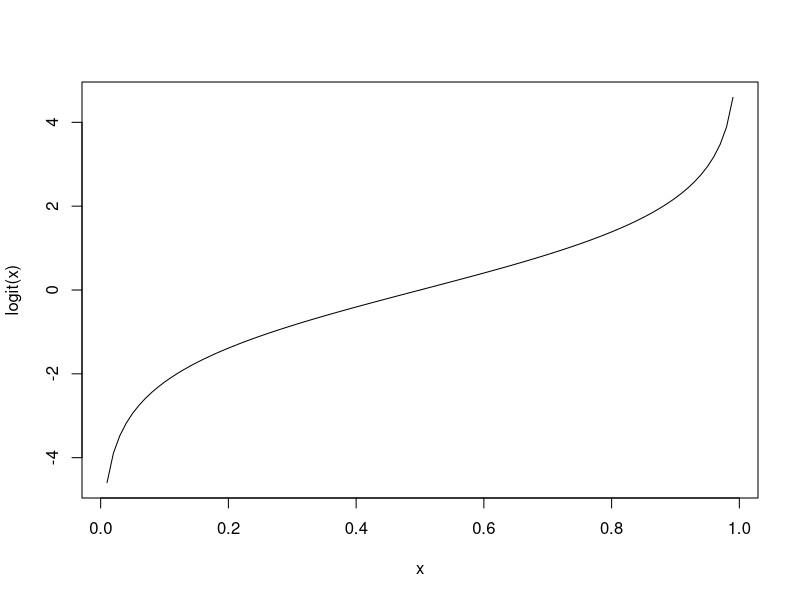
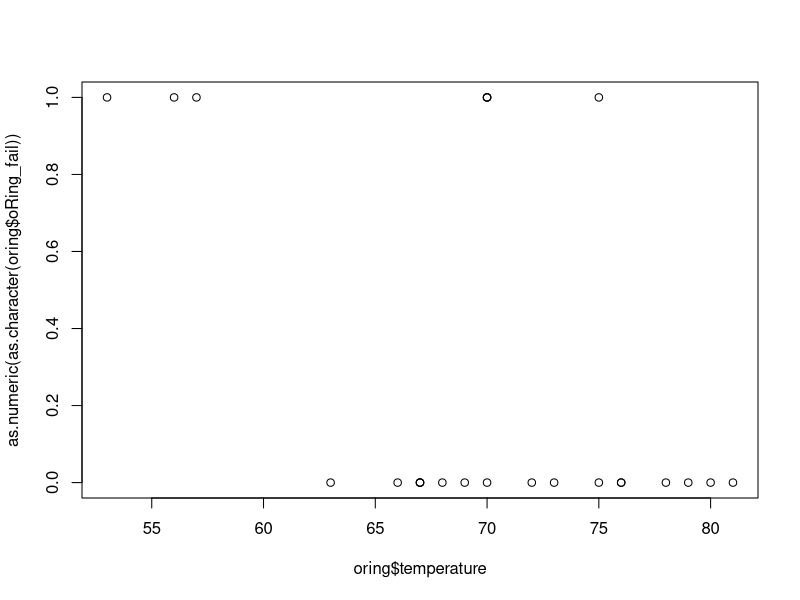
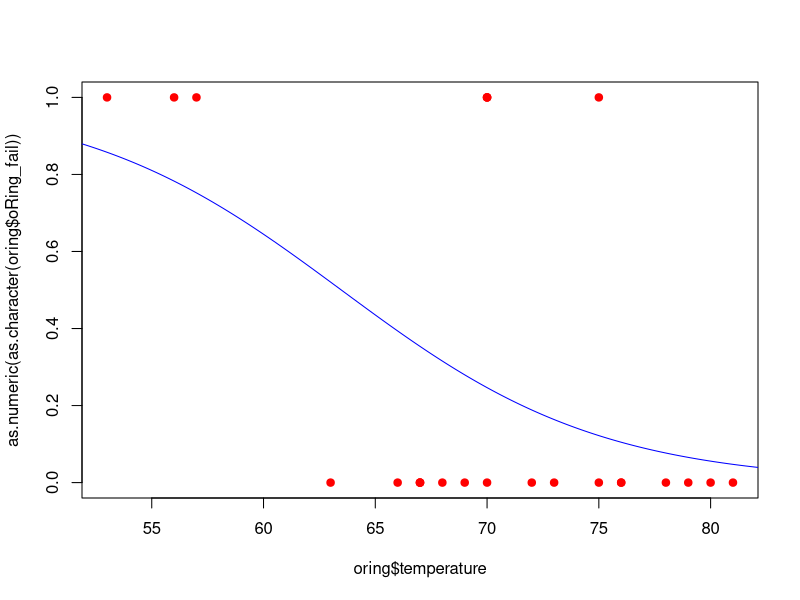
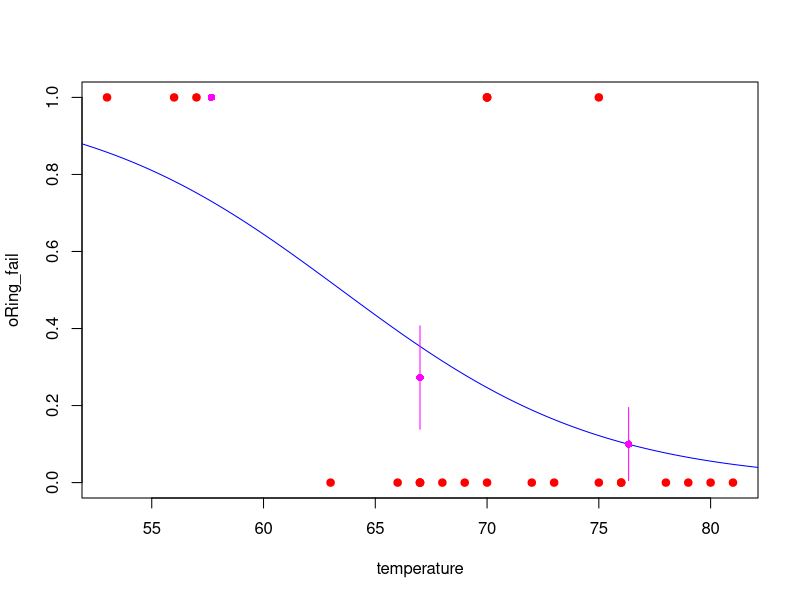

Write the R code that produced these figures, in order.
## ---- chunk 1
logit <- function (x) { log(x / (1 - x)) }
x <- seq(0.01, 0.99, 0.01)
y <- sapply(x, logit)
plot(x = x, y = y, xlab = 'x', ylab = 'logit(x)', type = 'l')
## ---- chunk 2
col.names <- c('temperature', 'oRing_fail')
oring <- read.csv(file = 'datasets/oring.csv', header = FALSE, sep = ',', col.names = col.names)
head(oring, 5)
## ---- chunk 3
summary(oring)
## ---- chunk 4
oring$oRing_fail <- as.factor(oring$oRing_fail)
summary(oring)
## ---- chunk 5
plot(x = oring$temperature, y = as.numeric(as.character(oring$oRing_fail)))
## ---- chunk 6
model <- glm(formula = oRing_fail ~ temperature, data = oring, family = binomial(link = 'logit')) # with logit link function
summary(model)
## ---- chunk 7
xx <- seq(50, 85, 0.1)
yy <- predict(model, data.frame(temperature = xx), type = 'response') 
# logistic_transf <- function (x) { 1 / (1 + exp(-x)) }
# yy <- sapply(X = yy, FUN = logistic_transf)
plot(x = oring$temperature, y = as.numeric(as.character(oring$oRing_fail)), pch = 19, col = 'red')
lines(xx, yy, col = 'blue')
## ---- chunk 8
(tp <- cut(oring$temperature, 3))
tapply(as.numeric(as.character(oring$oRing_fail)), tp, sum)
## ---- chunk 9
table(tp)
tapply(as.numeric(as.character(oring$oRing_fail)), tp, sum) / table(tp)
## ---- chunk 10
xx <- seq(50, 85, 0.1)
yy <- predict(model, data.frame(temperature = xx), type = 'response') 
plot(x = oring$temperature, y = as.numeric(as.character(oring$oRing_fail)), xlab = 'temperature', ylab = 'oRing_fail', pch = 19, col = 'red')
lines(xx, yy, col = 'blue')

delta_temp <- (max(oring$temperature) - min(oring$temperature)) / 3
left <- min(oring$temperature) + delta_temp / 2
mid <- left + delta_temp
right <- mid + delta_temp
lmr <- c(left, mid, right)
tp <- cut(oring$temperature, 3)
mean_prop <- as.vector(tapply(as.numeric(as.character(oring$oRing_fail)), tp, sum) / table(tp))
se <- sqrt(mean_prop * (1 - mean_prop) / table(tp))

points(lmr, mean_prop, pch = 16, col = 'magenta')
for (i in 1:3) lines(c(lmr[i], lmr[i]), c(mean_prop[i] + se[i], mean_prop[i] - se[i]), col = 'magenta')
## ---- chunk 11
newdata <- data.frame(temperature = 35)
predict(model, newdata = newdata, type = 'response')
